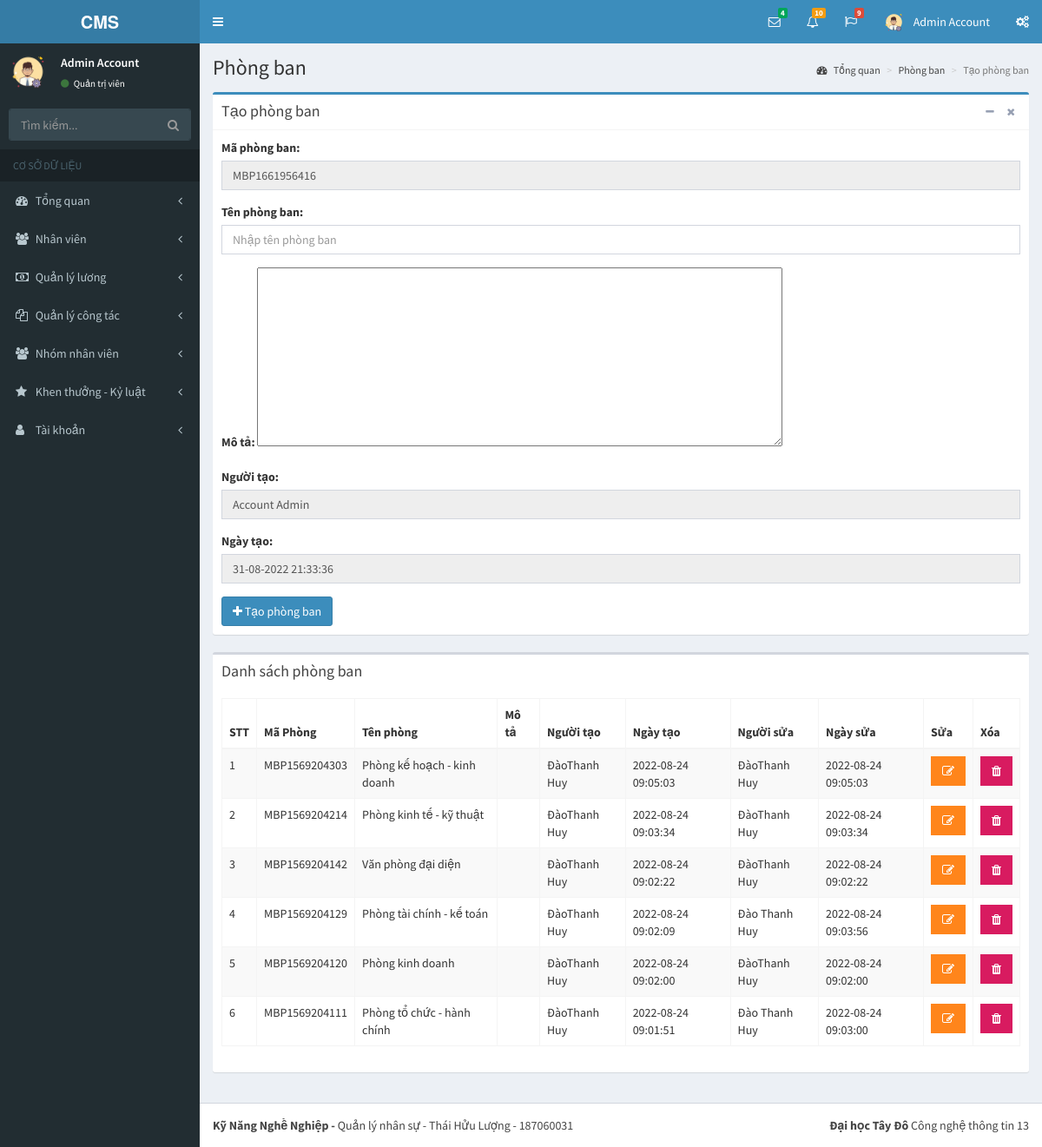
Page /pages/phong-ban.php (signed in) on the committed database.
### tables this page shows
CREATE TABLE `tai_khoan` (
  `id` int(11) NOT NULL,
  `ho` varchar(50) NOT NULL,
  `ten` varchar(50) NOT NULL,
  `hinh_anh` varchar(50) NOT NULL,
  `email` varchar(50) NOT NULL,
  `mat_khau` varchar(50) NOT NULL,
  `so_dt` varchar(50) NOT NULL,
  `quyen` tinyint(1) NOT NULL,
  `trang_thai` tinyint(1) NOT NULL,
  `truy_cap` int(11) NOT NULL,
  `ngay_tao` datetime NOT NULL,
  `ngay_sua` datetime NOT NULL
);

CREATE TABLE `phong_ban` (
  `id` int(11) NOT NULL,
  `ma_phong_ban` varchar(255) NOT NULL,
  `ten_phong_ban` varchar(255) NOT NULL,
  `ghi_chu` varchar(255) NOT NULL,
  `nguoi_tao` varchar(50) NOT NULL,
  `ngay_tao` datetime NOT NULL,
  `nguoi_sua` varchar(50) DEFAULT NULL,
  `ngay_sua` datetime DEFAULT NULL
);

### pages/phong-ban.php (the view, shortened to what this page needs)
<?php
if(isset($_SESSION['username']) && isset($_SESSION['level']))
{
  include('../layouts/header.php');
  include('../layouts/topbar.php');
  include('../layouts/sidebar.php');
  $showData = "SELECT id, ma_phong_ban, ten_phong_ban, ghi_chu, nguoi_tao, ngay_tao, nguoi_sua, ngay_sua FROM phong_ban ORDER BY ngay_tao DESC";
  $result = mysqli_query($conn, $showData);
  $arrShow = array();
  while ($row = mysqli_fetch_array($result)) {
    $arrShow[] = $row;
  }
  $roomCode = "MBP" . time();
?>
  <div class="content-wrapper">
    <section class="content-header">
      <h1>
        Phòng ban
      </h1>
      <ol class="breadcrumb">
        <li><a href="index.php?p=index&a=statistic"><i class="fa fa-dashboard"></i> Tổng quan</a></li>
        <li><a href="phong-ban.php?p=staff&a=room">Phòng ban</a></li>
        <li class="active">Tạo phòng ban</li>
      </ol>
    </section>
    <section class="content">
      <div class="row">
        <div class="col-xs-12">
          <div class="box box-primary">
            <div class="box-header with-border">
              <h3 class="box-title">Tạo phòng ban</h3>
              <div class="box-tools pull-right">
                <button type="button" class="btn btn-box-tool" data-widget="collapse"><i class="fa fa-minus"></i></button>
                <button type="button" class="btn btn-box-tool" data-widget="remove"><i class="fa fa-remove"></i></button>
              </div>
            </div>
            <div class="box-body">
              <form action="" method="POST">
                <div class="row">
                  <div class="col-md-12">
                    <div class="form-group">
                      <label for="exampleInputEmail1">Mã phòng ban: </label>
                      <input type="text" class="form-control" id="exampleInputEmail1" name="roomCode" value="<?php echo $roomCode; ?>" readonly>
                    </div>
                    <div class="form-group">
                      <label for="exampleInputEmail1">Tên phòng ban: </label>
                      <input type="text" class="form-control" id="exampleInputEmail1" placeholder="Nhập tên phòng ban" name="roomName">
                    </div>
                    <div class="form-group">
                      <label for="exampleInputEmail1">Mô tả: </label>
                      <textarea id="editor1" rows="10" cols="80" name="description">
                      </textarea>
                    </div>
                    <div class="form-group">
                      <label for="exampleInputEmail1">Người tạo: </label>
                      <input type="text" class="form-control" id="exampleInputEmail1" value="<?php echo $row_acc['ho']; echo " "; echo $row_acc['ten']; ?>" name="personCreate" readonly>
                    </div>
                    <div class="form-group">
                      <label for="exampleInputEmail1">Ngày tạo: </label>
                      <input type="text" class="form-control" id="exampleInputEmail1" value="<?php echo date('d-m-Y H:i:s'); ?>" name="dateCreate" readonly>
                    </div>
                    <?php
                      if($_SESSION['level'] == 1)
                        echo "<button type='submit' class='btn btn-primary' name='save'><i class='fa fa-plus'></i> Tạo phòng ban</button>";
                    ?>
                  </div>
                </div>
              </form>
            </div>
          </div>
          <div class="box">
            <div class="box-header">
              <h3 class="box-title">Danh sách phòng ban</h3>
            </div>
            <div class="box-body">
              <div class="table-responsive">
                <table id="example1" class="table table-bordered table-striped">
                  <thead>
                  <tr>
                    <th>STT</th>
                    <th>Mã Phòng</th>
                    <th>Tên phòng</th>
                    <th>Mô tả</th>
                    <th>Người tạo</th>
                    <th>Ngày tạo</th>
                    <th>Người sửa</th>
                    <th>Ngày sửa</th>
                    <th>Sửa</th>
                    <th>Xóa</th>
                  </tr>
                  </thead>
                  <tbody>
                  <?php
                    $count = 1;
                    foreach ($arrShow as $arrS)
                    {
                  ?>
                      <tr>
                        <td><?php echo $count; ?></td>
                        <td><?php echo $arrS['ma_phong_ban']; ?></td>
                        <td><?php echo $arrS['ten_phong_ban']; ?></td>
                        <td><?php echo $arrS['ghi_chu']; ?></td>
                        <td><?php echo $arrS['nguoi_tao']; ?></td>
                        <td><?php echo $arrS['ngay_tao']; ?></td>
                        <td><?php echo $arrS['nguoi_sua']; ?></td>
                        <td><?php echo $arrS['ngay_sua']; ?></td>
                        <th>
                          <?php
                            if($row_acc['quyen'] == 1)
                            {
                              echo "<form method='POST'>";
                              echo "<button type='submit' class='btn bg-orange btn-flat'  name='edit'><i class='fa fa-edit'></i></button>";
                              echo "</form>";
                            }
                            else
                            {
                              echo "<button type='button' class='btn bg-orange btn-flat' disabled><i class='fa fa-edit'></i></button>";
                            }
                          ?>
                        </th>
                        <th>
                          <?php
                            if($row_acc['quyen'] == 1)
                            {
                              echo "<button type='button' class='btn bg-maroon btn-flat' data-toggle='modal' data-target='#exampleModal' data-whatever='".$arrS['id']."'><i class='fa fa-trash'></i></button>";
                            }
                            else
                            {
                              echo "<button type='button' class='btn bg-maroon btn-flat' disabled><i class='fa fa-trash'></i></button>";
                            }
                          ?>
                        </th>
                      </tr>
                  <?php
                      $count++;
                    }
                  ?>
                  </tbody>
                </table>
              </div>
            </div>
          </div>
        </div>
      </div>
    </section>
  </div>
<?php
  include('../layouts/footer.php');
}
else
{
  header('Location: dang-nhap.php');
}
?>

### layouts/topbar.php (shortened to what this page needs)
<body class="hold-transition skin-blue sidebar-mini">
<div class="wrapper">
  <header class="main-header">
    <a href="index.php?p=index&a=statistic" class="logo">
      <span class="logo-lg"><b>CMS</b></span>
    </a>
    <nav class="navbar navbar-static-top">
      <a href="#" class="sidebar-toggle" data-toggle="push-menu" role="button">
      </a>
      <div class="navbar-custom-menu">
        <ul class="nav navbar-nav">
          <li class="dropdown messages-menu">
            <a href="#" class="dropdown-toggle" data-toggle="dropdown">
              <i class="fa fa-envelope-o"></i>
              <span class="label label-success">4</span>
            </a>
          </li>
          <li class="dropdown notifications-menu">
            <a href="#" class="dropdown-toggle" data-toggle="dropdown">
              <i class="fa fa-bell-o"></i>
              <span class="label label-warning">10</span>
            </a>
          </li>
          <li class="dropdown tasks-menu">
            <a href="#" class="dropdown-toggle" data-toggle="dropdown">
              <i class="fa fa-flag-o"></i>
              <span class="label label-danger">9</span>
            </a>
          </li>
          <li class="dropdown user user-menu">
            <a href="#" class="dropdown-toggle" data-toggle="dropdown">
              <img src="../uploads/images/<?php echo $row_acc['hinh_anh']; ?>" class="user-image" alt="User Image">
              <span class="hidden-xs"><?php echo $row_acc['ten']; ?> <?php echo $row_acc['ho']; ?></span>
            </a>
          </li>
          <li>
            <a href="#" data-toggle="control-sidebar"><i class="fa fa-gears"></i></a>
          </li>
        </ul>
      </div>
    </nav>
  </header>

### layouts/sidebar.php (shortened to what this page needs)
<aside class="main-sidebar">
  <section class="sidebar">
    <div class="user-panel">
      <div class="pull-left image">
        <img src="../uploads/images/<?php echo $row_acc['hinh_anh']; ?>" class="img-circle" alt="User Image">
      </div>
      <div class="pull-left info">
        <p>
          <?php echo $row_acc['ten']; ?> <?php echo $row_acc['ho']; ?>
        </p>
        <a href="#"><i class="fa fa-circle text-success"></i>
          <?php
            if($row_acc['quyen'] == 1)
            {
              echo "Quản trị viên";
            }
            else
            {
              echo "Nhân viên";
            }
          ?>
        </a>
      </div>
    </div>
    <form action="#" method="get" class="sidebar-form">
      <div class="input-group">
        <input type="text" name="q" class="form-control" placeholder="Tìm kiếm...">
        <span class="input-group-btn">
              <button type="submit" name="search" id="search-btn" class="btn btn-flat"><i class="fa fa-search"></i>
              </button>
            </span>
      </div>
    </form>
    <ul class="sidebar-menu" data-widget="tree">
      <li class="header">CƠ SỞ DỮ LIỆU</li>
      <li class="<?php if($p == 'index') echo 'active'; ?> treeview">
        <a href="#">
          <i class="fa fa-dashboard"></i> <span>Tổng quan</span>
          <span class="pull-right-container">
            <i class="fa fa-angle-left pull-right"></i>
          </span>
        </a>
      </li>
      <li class="<?php if($p == 'staff') echo 'active'; ?> treeview">
        <a href="#">
          <i class="fa fa-users"></i>
          <span>Nhân viên</span>
          <span class="pull-right-container">
            <i class="fa fa-angle-left pull-right"></i>
          </span>
        </a>
      </li>
      <li class="<?php if($p == 'salary') echo 'active'; ?> treeview">
        <a href="#">
          <i class="fa fa-money"></i>
          <span>Quản lý lương</span>
          <span class="pull-right-container">
            <i class="fa fa-angle-left pull-right"></i>
          </span>
        </a>
      </li>
      <li class="<?php if($p == 'collaborate') echo 'active'; ?> treeview">
        <a href="#">
          <i class="fa fa-files-o"></i>
          <span>Quản lý công tác</span>
          <span class="pull-right-container">
            <i class="fa fa-angle-left pull-right"></i>
          </span>
        </a>
      </li>
      <li class="<?php if($p == 'group') echo 'active'; ?> treeview">
        <a href="#">
          <i class="fa fa-users"></i> <span>Nhóm nhân viên</span>
          <span class="pull-right-container">
            <i class="fa fa-angle-left pull-right"></i>
          </span>
        </a>
      </li>
      <li class="<?php if($p == 'bonus-discipline') echo 'active'; ?> treeview">
        <a href="#">
          <i class="fa fa-star"></i> <span>Khen thưởng - Kỷ luật</span>
          <span class="pull-right-container">
            <i class="fa fa-angle-left pull-right"></i>
          </span>
        </a>
      </li>
      <li class="<?php if($p == 'account') echo 'active'; ?> treeview">
        <a href="#">
          <i class="fa fa-user"></i> <span>Tài khoản</span>
          <span class="pull-right-container">
            <i class="fa fa-angle-left pull-right"></i>
          </span>
        </a>
      </li>
    </ul>
  </section>
</aside>

### rows in the picture
tai_khoan: hinh_anh (picture), ten "Admin", ho "Account", personCreate "Account Admin"
phong_ban: ma_phong_ban "MBP1569204303", ten_phong_ban "Phòng kế hoạch - kinh doanh", nguoi_tao "ĐàoThanh Huy", ngay_tao "2022-08-24 09:05:03", nguoi_sua "ĐàoThanh Huy", ngay_sua "2022-08-24 09:05:03"
phong_ban: ma_phong_ban "MBP1569204214", ten_phong_ban "Phòng kinh tế - kỹ thuật", nguoi_tao "ĐàoThanh Huy", ngay_tao "2022-08-24 09:03:34", nguoi_sua "ĐàoThanh Huy", ngay_sua "2022-08-24 09:03:34"
phong_ban: ma_phong_ban "MBP1569204142", ten_phong_ban "Văn phòng đại diện", nguoi_tao "ĐàoThanh Huy", ngay_tao "2022-08-24 09:02:22", nguoi_sua "ĐàoThanh Huy", ngay_sua "2022-08-24 09:02:22"
phong_ban: ma_phong_ban "MBP1569204129", ten_phong_ban "Phòng tài chính - kế toán", nguoi_tao "ĐàoThanh Huy", ngay_tao "2022-08-24 09:02:09", nguoi_sua "Đào Thanh Huy", ngay_sua "2022-08-24 09:03:56"
phong_ban: ma_phong_ban "MBP1569204120", ten_phong_ban "Phòng kinh doanh", nguoi_tao "ĐàoThanh Huy", ngay_tao "2022-08-24 09:02:00", nguoi_sua "ĐàoThanh Huy", ngay_sua "2022-08-24 09:02:00"
phong_ban: ma_phong_ban "MBP1569204111", ten_phong_ban "Phòng tổ chức - hành chính", nguoi_tao "ĐàoThanh Huy", ngay_tao "2022-08-24 09:01:51", nguoi_sua "Đào Thanh Huy", ngay_sua "2022-08-24 09:03:00"
